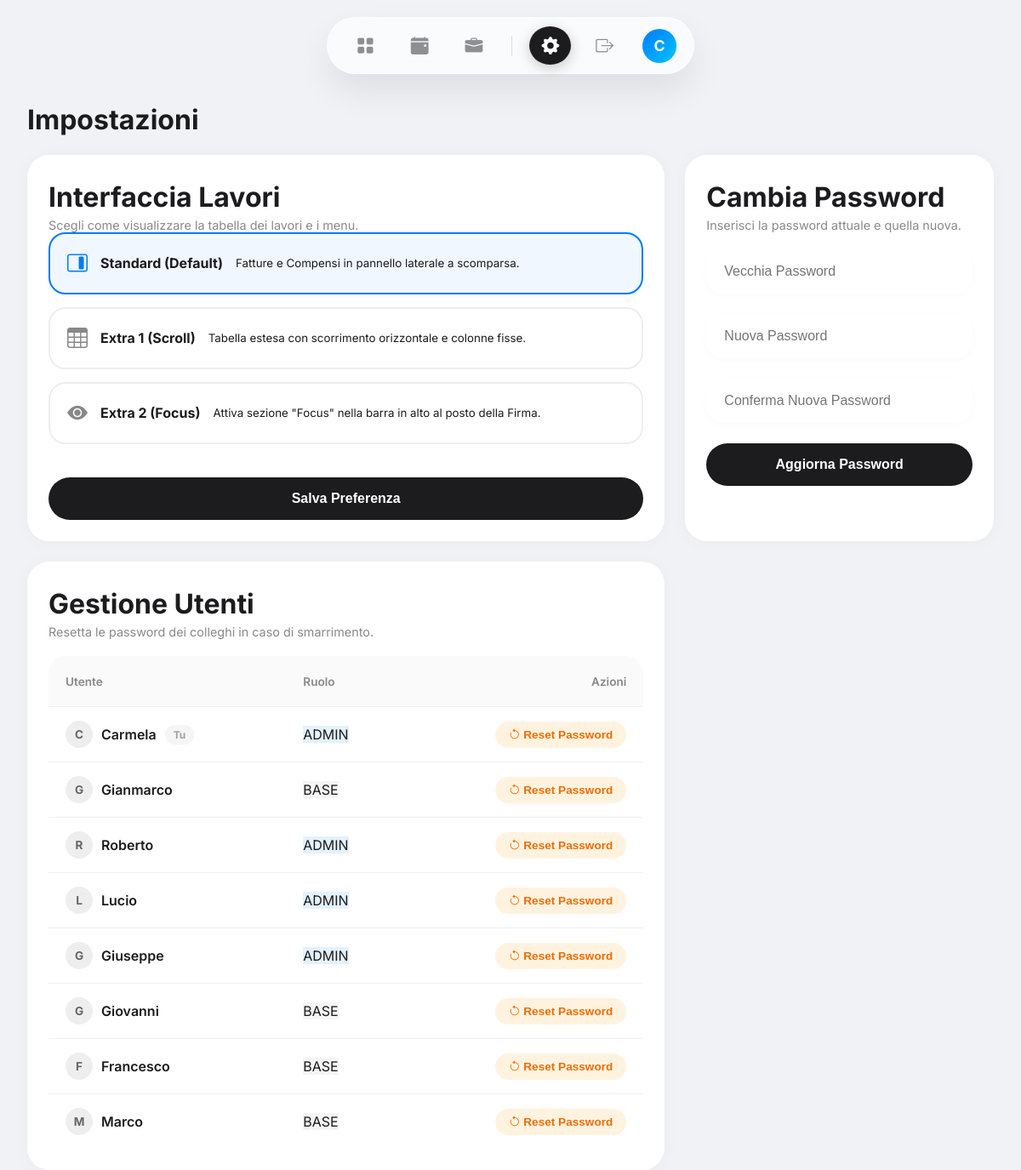
The page /impostazioni (signed in) on the database its author committed.
### app/models.py (models this page shows, shortened)
class User(UserMixin, db.Model):
    id = db.Column(db.Integer, primary_key=True)
    username = db.Column(db.String(64), unique=True, index=True)
    password_hash = db.Column(db.String(128))
    role = db.Column(db.String(20), default='base')
    admin_view_mode = db.Column(db.String(20), default='standard')

### app/routes/main_routes.py (the view)
@bp.route('/impostazioni')
@login_required
def impostazioni():
    users = []
    if current_user.role == 'admin':
        users = User.query.all()
    return render_template('main/impostazioni.html', users=users)

### app/templates/main/impostazioni.html (shortened to what this page needs)
{% extends "base.html" %}
{% block content %}
<div class="header-section">
    <h1>Impostazioni</h1>
</div>
<div class="oneui-grid">
    {% if current_user.role == 'admin' %}
    <div class="oneui-card span-col-2">
        <h3>Interfaccia Lavori</h3>
        <p>Scegli come visualizzare la tabella dei lavori e i menu.</p>
        <form action="{{ url_for('main.save_view_mode') }}" method="POST" class="view-mode-form">
            <label class="mode-option">
                <div class="mode-card">
                    <div class="icon"><i class="bi bi-layout-sidebar-inset-reverse"></i></div>
                    <strong>Standard (Default)</strong>
                    <small>Fatture e Compensi in pannello laterale a scomparsa.</small>
                </div>
            </label>
            <label class="mode-option">
                <div class="mode-card">
                    <div class="icon"><i class="bi bi-table"></i></div>
                    <strong>Extra 1 (Scroll)</strong>
                    <small>Tabella estesa con scorrimento orizzontale e colonne fisse.</small>
                </div>
            </label>
            <label class="mode-option">
                <div class="mode-card">
                    <div class="icon"><i class="bi bi-eye-fill"></i></div>
                    <strong>Extra 2 (Focus)</strong>
                    <small>Attiva sezione "Focus" nella barra in alto al posto della Firma.</small>
                </div>
            </label>
            <button type="submit" class="btn-primary-oneui mt-3" style="width: auto;">Salva Preferenza</button>
        </form>
    </div>
    {% endif %}
    <div class="oneui-card" style="max-width: 500px;">
        <h3>Cambia Password</h3>
        <p style="margin-bottom: 20px;">Inserisci la password attuale e quella nuova.</p>
        <form action="{{ url_for('main.change_password') }}" method="POST">
            <div class="input-group">
                <input type="password" name="old_password" placeholder="Vecchia Password" class="one-ui-input" required>
            </div>
            <div class="input-group">
                <input type="password" name="new_password" placeholder="Nuova Password" class="one-ui-input" required>
            </div>
            <div class="input-group">
                <input type="password" name="confirm_password" placeholder="Conferma Nuova Password" class="one-ui-input" required>
            </div>
            <button type="submit" class="btn-primary-oneui">Aggiorna Password</button>
        </form>
    </div>
    {% if current_user.role == 'admin' %}
    <div class="oneui-card span-col-2">
        <h3>Gestione Utenti</h3>
        <p style="margin-bottom: 20px;">Resetta le password dei colleghi in caso di smarrimento.</p>
        <div class="table-container">
            <table class="oneui-table">
                <thead>
                    <tr>
                        <th>Utente</th>
                        <th>Ruolo</th>
                        <th style="text-align: right;">Azioni</th>
                    </tr>
                </thead>
                <tbody>
                    {% for user in users %}
                    <tr>
                        <td style="font-weight: 600;">
                            <div style="display: flex; align-items: center; gap: 10px;">
                                <div class="avatar-small">{{ user.username[0] }}</div>
                                {{ user.username }}
                                {% if user.id == current_user.id %}
                                    <span class="badge grey">Tu</span>
                                {% endif %}
                            </div>
                        </td>
                        <td>
                            <span class="status-pill" style="background: {{ '#e3f2fd' if user.role == 'admin' else '#f5f5f5' }};">
                                {{ user.role|upper }}
                            </span>
                        </td>
                        <td style="text-align: right;">
                            <form action="{{ url_for('main.admin_reset_password', user_id=user.id) }}" method="POST" onsubmit="return confirm('Sei sicuro di voler resettare la password di {{ user.username }} a Ciao1234?');">
                                <button type="submit" class="btn-reset">
                                    <i class="bi bi-arrow-counterclockwise"></i> Reset Password
                                </button>
                            </form>
                        </td>
                    </tr>
                    {% endfor %}
                </tbody>
            </table>
        </div>
    </div>
    {% endif %}
</div>
{% endblock %}

### app/templates/base.html (shortened to what this page needs)
<!DOCTYPE html>
<html lang="it">
<head>
    <link rel="stylesheet" href="{{ url_for('static', filename='css/style.css') }}">
    <link rel="stylesheet" href="https://cdn.jsdelivr.net/npm/bootstrap-icons@1.11.3/font/bootstrap-icons.min.css">
</head>
<body>
    <nav class="floating-nav">
        <a href="{{ url_for('main.dashboard') }}" class="nav-item {% if request.endpoint == 'main.dashboard' %}active{% endif %}" title="Dashboard">
            <i class="bi bi-grid-fill"></i>
        </a>
		<a href="{{ url_for('main.calendario') }}" class="nav-item {% if request.endpoint == 'main.calendario' %}active{% endif %}" title="Calendario">
			<i class="bi bi-calendar-event-fill"></i>
		</a>
		{% if current_user.role == 'admin' %}
            <a href="{{ url_for('main.lavori_admin') }}" class="nav-item {% if request.endpoint == 'main.lavori_admin' %}active{% endif %}" title="Amministrazione Lavori">
                <i class="bi bi-briefcase-fill"></i>
            </a>
        {% else %}
            <a href="{{ url_for('main.lavori') }}" class="nav-item {% if request.endpoint == 'main.lavori' %}active{% endif %}" title="I miei Lavori">
                <i class="bi bi-briefcase-fill"></i>
            </a>
        {% endif %}
		<a href="{{ url_for('main.impostazioni') }}" class="nav-item {% if request.endpoint == 'main.impostazioni' %}active{% endif %}" title="Impostazioni">
			<i class="bi bi-gear-fill"></i>
		</a>
		<a href="{{ url_for('auth.logout') }}" class="nav-item" title="Esci">
            <i class="bi bi-box-arrow-right"></i>
        </a>
        <div class="nav-profile">
            <div class="avatar-circle">
                {{ current_user.username[0] }} </div>
        </div>
    </nav>
    <div class="main-content">
        {% block content %}{% endblock %}
    </div>
</body>
</html>

### app/static/css/style.css (style rules this page uses)
:root { --bg-color: #F0F2F5; --primary: #007AFF; --fe-green: #00A651; --text-dark: #1C1C1E; --glass-bg: rgba(255, 255, 255, 0.85); --glass-border: 1px solid rgba(255, 255, 255, 0.6); --shadow-soft: 0 8px 32px rgba(0, 0, 0, 0.05); }
body { font-family: 'Inter', sans-serif; margin: 0; padding: 0; background-color: var(--bg-color); color: var(--text-dark); }
.input-group { margin-bottom: 1.5rem; }
.one-ui-input { width: 100%; padding: 16px 20px; border-radius: 20px; border: 1px solid transparent; background: #FFFFFF; box-shadow: 0 2px 10px rgba(0,0,0,0.02); font-size: 1rem; outline: none; transition: all 0.3s ease; box-sizing: border-box; }
.btn-primary-oneui { width: 100%; padding: 16px; border-radius: 25px; border: none; background-color: var(--text-dark); color: white; font-size: 1rem; font-weight: 600; cursor: pointer; transition: transform 0.2s; }
.main-content { padding-top: 100px; padding-left: 2rem; padding-right: 2rem; max-width: 1200px; margin: 0 auto; }
.floating-nav { position: fixed; top: 20px; left: 50%; transform: translateX(-50%); background: rgba(255, 255, 255, 0.65); backdrop-filter: blur(25px) saturate(180%); -webkit-backdrop-filter: blur(25px) saturate(180%); padding: 10px 20px; border: 1px solid rgba(255, 255, 255, 0.8); border-radius: 50px; box-shadow: 0 20px 40px rgba(0,0,0,0.08); border: 1px solid rgba(255,255,255,0.6); display: flex; align-items: center; gap: 15px; z-index: 1000; }
.nav-item { color: #8e8e93; font-size: 1.3rem; padding: 10px 14px; border-radius: 50%; transition: all 0.3s cubic-bezier(0.25, 0.8, 0.25, 1); display: flex; align-items: center; justify-content: center; }
.nav-item.active { background-color: var(--text-dark); color: #fff; box-shadow: 0 4px 15px rgba(0,0,0,0.2); }
.nav-profile { margin-left: 5px; }
.avatar-circle { width: 40px; height: 40px; background: linear-gradient(135deg, #007AFF, #00C6FF); color: white; border-radius: 50%; display: flex; align-items: center; justify-content: center; font-weight: bold; font-size: 1.1rem; cursor: pointer; }
.oneui-grid { display: grid; grid-template-columns: repeat(auto-fit, minmax(240px, 1fr)); gap: 24px; }
.oneui-card { background: #fff; border-radius: 26px; padding: 24px; box-shadow: 0 2px 20px rgba(0,0,0,0.03); border: 1px solid rgba(255,255,255,0.5); transition: transform 0.2s; }
.span-col-2 { grid-column: span 2; }
.oneui-card h3 { font-size: 2rem; margin: 5px 0; }
.oneui-card p { color: #888; margin: 0; font-size: 0.9rem; }
.table-container { overflow-x: auto; padding: 0; border-radius: 20px; }
.oneui-table { width: 100%; border-collapse: collapse; min-width: 600px; }
.oneui-table th { text-align: left; padding: 18px 20px; background-color: #fafafa; color: #888; font-weight: 600; font-size: 0.85rem; border-bottom: 1px solid #eee; }
.oneui-table td { padding: 16px 20px; border-bottom: 1px solid #f0f0f0; color: var(--text-dark); }
.oneui-table tr:last-child td { border-bottom: none; }
.badge { padding: 4px 10px; border-radius: 12px; font-size: 0.75rem; font-weight: bold; }
.badge.grey { background: #f5f5f5; color: #9e9e9e; }
.mt-3 { margin-top: 1.5rem; }
.oneui-table tr { height: 60px; }
.avatar-small { width: 32px; height: 32px; background: #eee; color: #666; border-radius: 50%; display: flex; align-items: center; justify-content: center; font-weight: bold; font-size: 0.85rem; }
.btn-reset { background-color: #fff3e0; color: #ef6c00; border: none; padding: 8px 16px; border-radius: 20px; font-weight: 600; cursor: pointer; font-size: 0.85rem; transition: background 0.2s; }
.view-mode-form { display: flex; flex-direction: column; gap: 15px; }
.mode-card { display: flex; align-items: center; gap: 15px; padding: 20px; border: 2px solid #eee; border-radius: 20px; cursor: pointer; transition: all 0.2s; }
.mode-card .icon { font-size: 1.5rem; color: #888; }
.mode-option input:checked + .mode-card { border-color: var(--primary); background: #f0f7ff; }
.mode-option input:checked + .mode-card .icon { color: var(--primary); }

### rows shown on the page
User: username "C", username "Carmela", shows "Tu", role "ADMIN"
User: username "G", username "Gianmarco", role "BASE"
User: username "R", username "Roberto", role "ADMIN"
User: username "L", username "Lucio", role "ADMIN"
User: username "G", username "Giuseppe", role "ADMIN"
User: username "G", username "Giovanni", role "BASE"
User: username "F", username "Francesco", role "BASE"
User: username "M", username "Marco", role "BASE"
